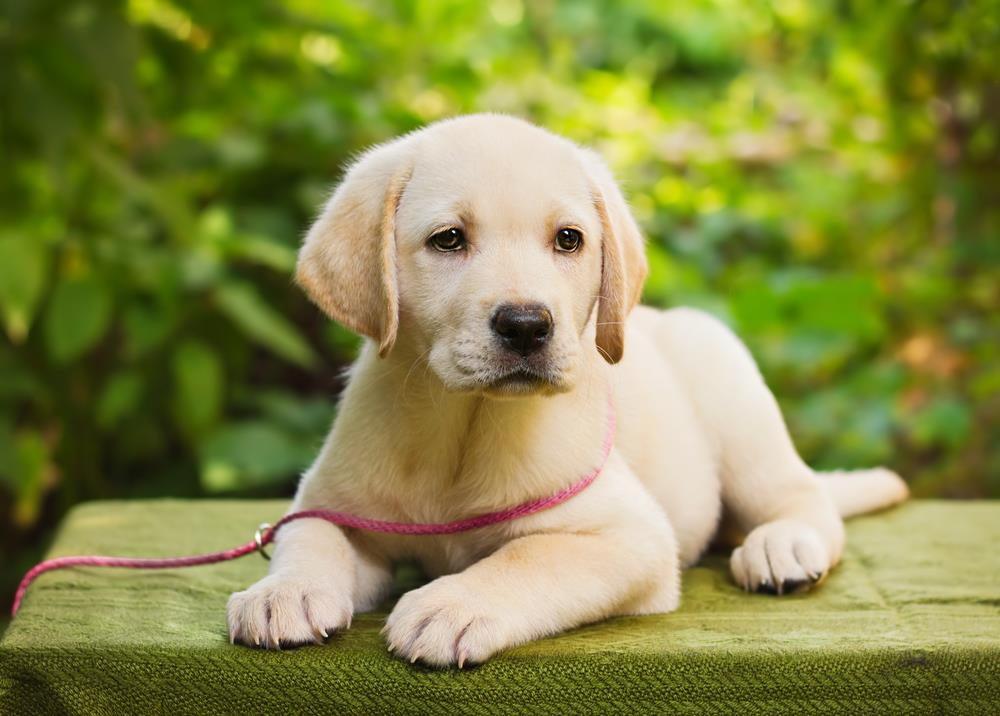
#> input picture dog.jpg, 1000 x 716 px
$ python split.py
#> lines starting #> are read from the running program, lines starting #| are printed output that depends on the picture
import cv2 as cv
import numpy as np

image = cv.imread('dog.jpg')
#> image is the input picture: shape (716, 1000, 3); mean B, G, R 71.5, 135.9, 133.2

b,g,r = cv.split(image)
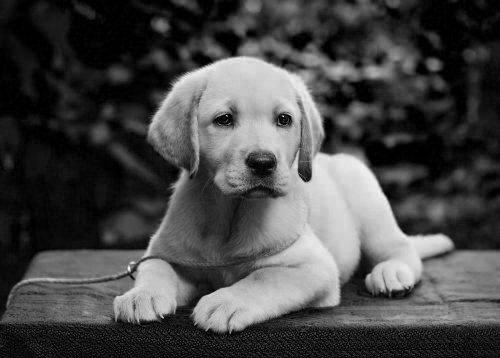
#> b: shape (716, 1000) (shown at 1/2 size); min 0, max 255, mean 71.5
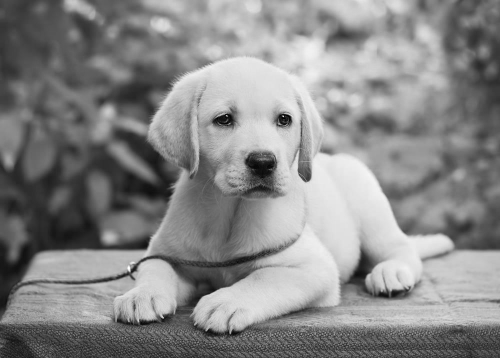
#> g: shape (716, 1000) (shown at 1/2 size); min 0, max 255, mean 135.9
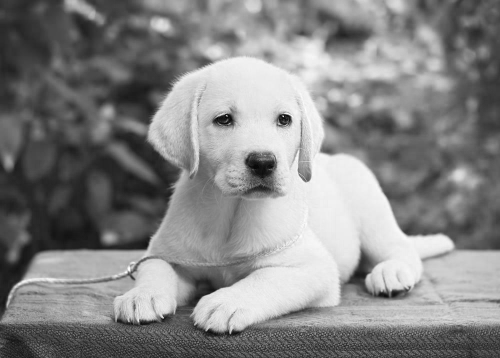
#> r: shape (716, 1000) (shown at 1/2 size); min 0, max 255, mean 133.2

cv.imshow('blue', b)
cv.imshow('green', g)
cv.imshow('red', r)
# cv.waitKey(0)

merged = cv.merge([b,g,r])
cv.imshow('merged', merged)
# cv.waitKey(0)

blank = np.zeros(image.shape[:2], dtype='uint8')

##only blue channel
only_blue = cv.merge([b,blank,blank])
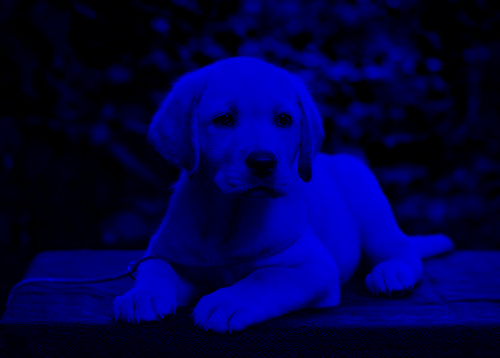
#> only_blue: shape (716, 1000, 3) (shown at 1/2 size); mean of channels 0, 1, 2 71.5, 0, 0; drawn as B, G, R
cv.imshow('only_blue',only_blue)
# cv.waitKey(0)

##only green channel
only_green = cv.merge([blank,g,blank])
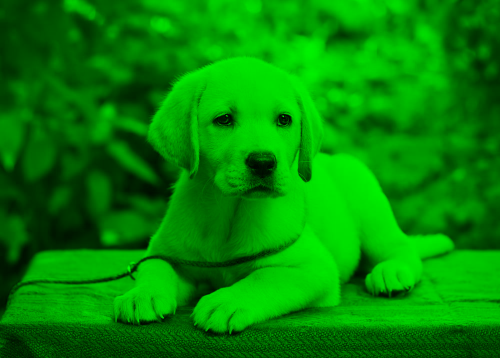
#> only_green: shape (716, 1000, 3) (shown at 1/2 size); mean of channels 0, 1, 2 0, 135.9, 0; drawn as B, G, R
cv.imshow('only_green',only_green)
# cv.waitKey(0)

##only red channel
only_red = cv.merge([blank,blank,r])
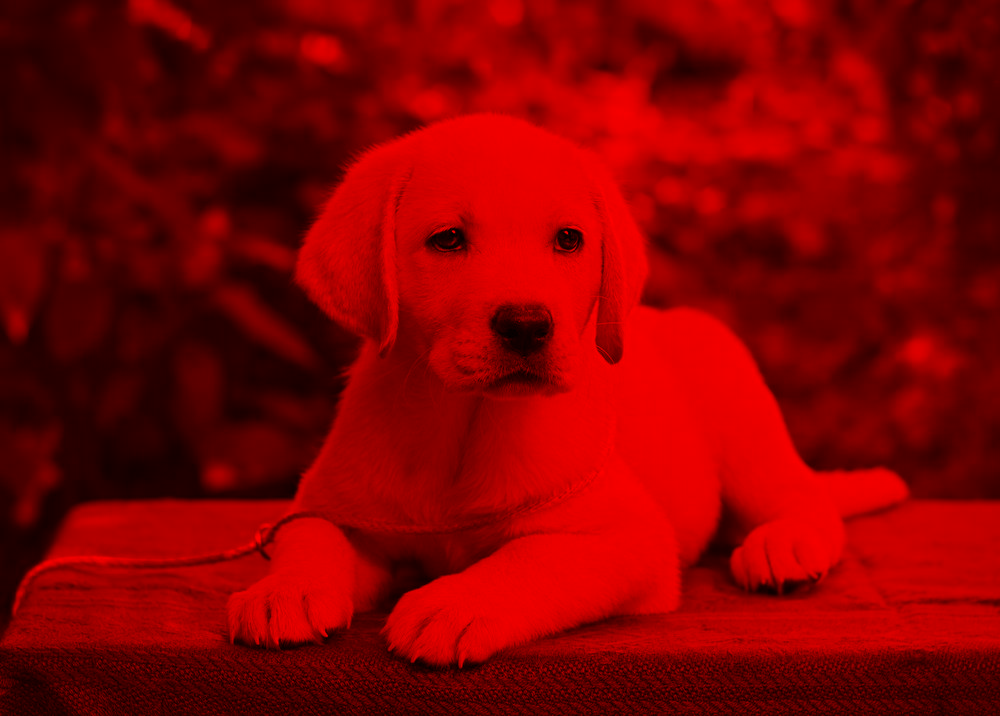
#> only_red: shape (716, 1000, 3); mean of channels 0, 1, 2 0, 0, 133.2; drawn as B, G, R
cv.imshow('only_red',only_red)
cv.waitKey(0)
